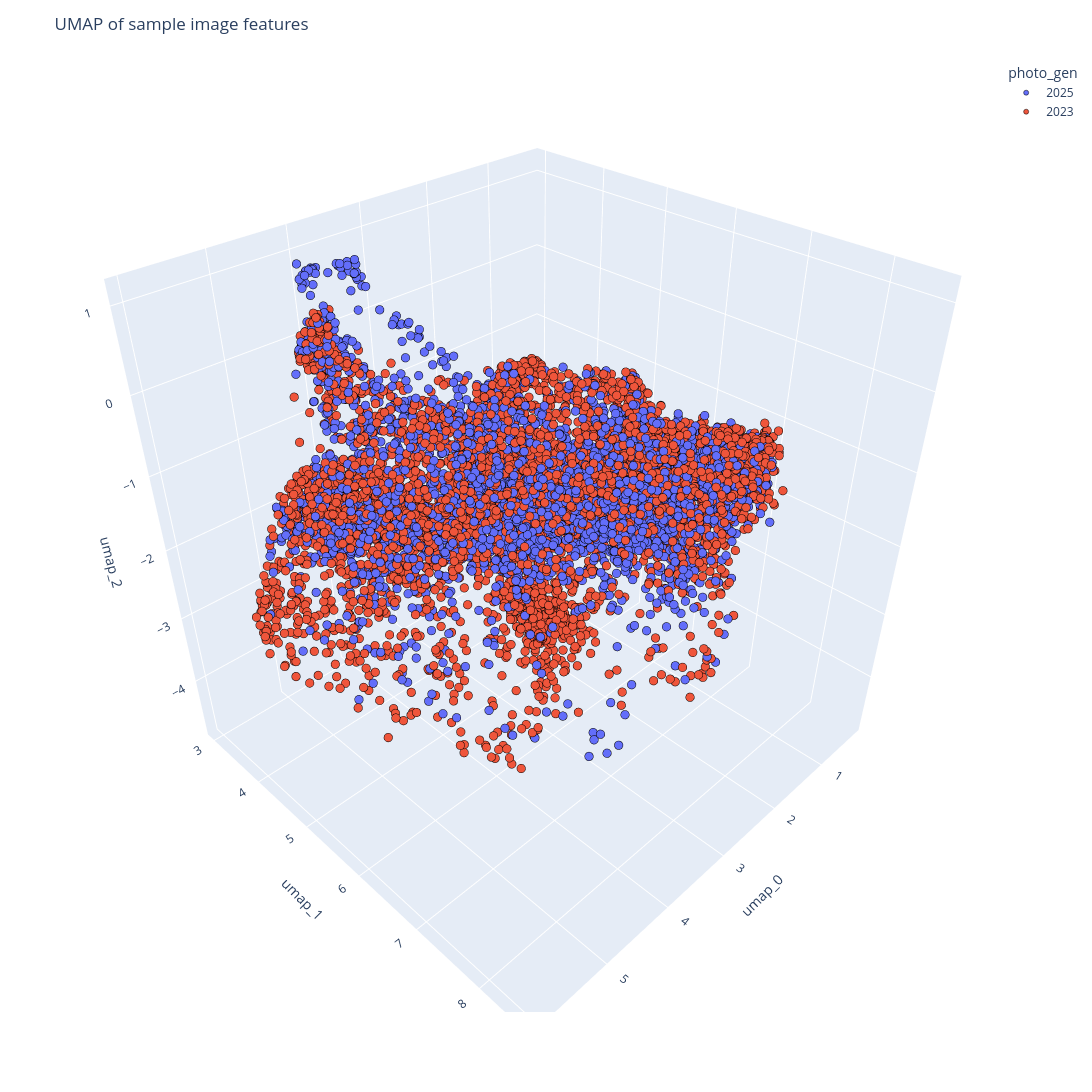

Write notebook code for a chart like this one.
### Code cell
# plot in 3d
fig = px.scatter_3d(
    df_umap[df_umap['GeoRckInterpType']=='Basement'],
    x = 'umap_0',
    y = 'umap_1',
    z = 'umap_2',
    color = 'photo_gen',
    #color_discrete_map=colour_map, 
)
fig.update_traces(marker=dict(size=5, line=dict(width=0.5,color='black')))

# Customize the layout
fig.update_layout(
    title='UMAP of sample image features', # Title
    width=1600,  # Set the width of the figure to 800 pixels
    height=1200,  # Set the height of the figure to 600 pixels
    plot_bgcolor='rgba(250, 250, 250, 1)',
)

### Figure 1 — Plotly figure (JSON) as saved in the notebook; plotly's stock layout.template omitted (floating-point values rounded to 4 significant figures; data arrays with more than 128 entries replaced by an {"elided": "..."} marker saying what was removed)
{"data": [{"hovertemplate": "photo_gen=2025<br>umap_0=%{x}<br>umap_1=%{y}<br>umap_2=%{z}<extra></extra>", "legendgroup": "2025", "marker": {"color": "#636efa", "line": {"color": "black", "width": 0.5}, "size": 5, "symbol": "circle"}, "mode": "markers", "name": "2025", "scene": "scene", "showlegend": true, "type": "scatter3d", "x": {"elided": "3299 float values"}, "y": {"elided": "3299 float values"}, "z": {"elided": "3299 float values"}}, {"hovertemplate": "photo_gen=2023<br>umap_0=%{x}<br>umap_1=%{y}<br>umap_2=%{z}<extra></extra>", "legendgroup": "2023", "marker": {"color": "#EF553B", "line": {"color": "black", "width": 0.5}, "size": 5, "symbol": "circle"}, "mode": "markers", "name": "2023", "scene": "scene", "showlegend": true, "type": "scatter3d", "x": {"elided": "4840 float values"}, "y": {"elided": "4840 float values"}, "z": {"elided": "4840 float values"}}], "layout": {"height": 1200, "legend": {"title": {"text": "photo_gen"}, "tracegroupgap": 0}, "margin": {"t": 60}, "plot_bgcolor": "rgba(250, 250, 250, 1)", "scene": {"domain": {"x": [0, 1], "y": [0, 1]}, "xaxis": {"title": {"text": "umap_0"}}, "yaxis": {"title": {"text": "umap_1"}}, "zaxis": {"title": {"text": "umap_2"}}}, "title": {"text": "UMAP of sample image features"}, "width": 1600}}
